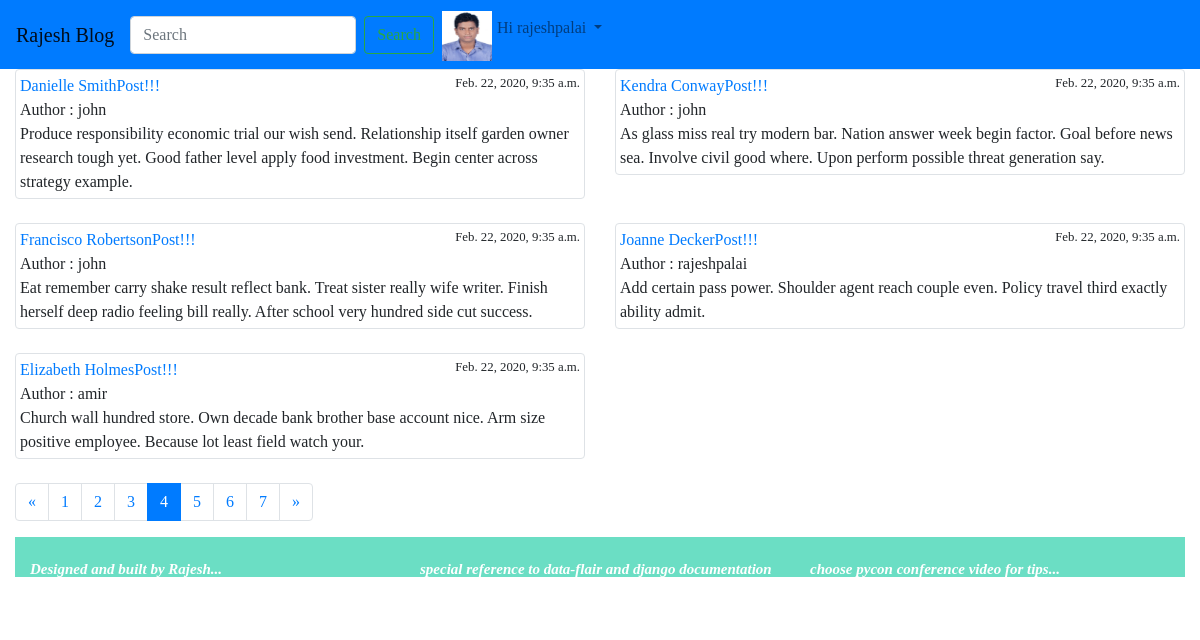
Page /?page=4 (signed in) on the committed database.
### blog/models.py (models this page shows, shortened)
class Profile(models.Model):
    STATUS_CHOICES = (
        ("male", "male"),
        ("female", "female"),
        ("transgender", "transgender"),
    )
    user = models.OneToOneField(User, on_delete=models.CASCADE)
    dob = models.DateField(null=True,blank = True)
    photo = models.ImageField(null=True,blank = True)
    gender = models.CharField(max_length=10,choices= STATUS_CHOICES, default='male')

class Post(models.Model):
    objects = models.Manager() #default manager
    published = PublishedManager() #custom model manager
    STATUS_CHOICES = (
        ("draft","Draft"),
        ("published", "Published"),
    )
    title = models.CharField(max_length=100)
    slug = models.SlugField(max_length=200)
    author = models.ForeignKey(User, on_delete=models.CASCADE)
    body = models.TextField()
    likes = models.ManyToManyField(User,related_name='likes', blank=True)
    created = models.DateTimeField(auto_now_add=True)
    updated = models.DateTimeField(auto_now=True)
    status = models.CharField(max_length=10, choices=STATUS_CHOICES, default='draft')
    restrict_comment = models.BooleanField(default=False)
    favourite = models.ManyToManyField(User,related_name="favourite",blank=True)

### blog/views.py (the view)
# urls.py: path('',views.post_list, name='post_list'),
def post_list(request):
    postlist = Post.objects.all().order_by("-id")
    query = request.GET.get("q")
    if query:
        postlist = Post.objects.filter(
            Q(title__icontains=query) |
            Q(author__username=query) |
            Q(body__icontains=query)
        )
    paginator = Paginator(postlist,5)
    page = request.GET.get("page")
    try:
        posts = paginator.page(page)
    except PageNotAnInteger:
        posts = paginator.page(1)
    except EmptyPage:
        posts= paginator.page(paginator.num_pages)
    if page is None:
        start_index = 0
        end_index = 7
    else:
        (start_index, end_index) = proper_pagination(posts, index=4)
    page_range = list(paginator.page_range)[start_index:end_index]
    context = {
        'posts': posts,
        'page_range': page_range, #proper pagination way
    }
    return render(request, 'blog/post_list.html',context)

### blog/views.py (called while the page is built)
def proper_pagination(posts, index):
    start_index = 0
    end_index= 7
    if posts.number > index:
        start_index= posts.number - index
        end_index = start_index  + end_index
    return (start_index, end_index)

### blog/templates/blog/post_list.html (shortened to what this page needs)
{% extends "blog/base.html" %}
    {% block content %}
    <div class="row">
      {% for p in posts %}
        <div class="col-md-6">
            <div class="img-thumbnail">
                <a href="{% url 'blog:post_detail' p.id p.slug %}">{{p.title}}</a><small style="float:right">{{p.created}}</small><br>
                Author : {{p.author}}<br>
                {{p.body}}<br>
            </div>
            <br>
        </div>
        {% empty %}
            <div class="container-fluid">
                    <h3>no post found related to search"{{request.GET.q}}"</h3>
            </div>
      {% endfor %}
    </div>
    <ul class="pagination">
        {% if posts.has_previous %}
        <li class="page-item">
            <a href="?page={{ posts.previous_page_number }}"class ="page-link">&laquo;</a>
        </li>
        {% endif %}
        {% for p in page_range %}
            {% if posts.number == p %}
                <li class="page-item active">
                    <a href="?page={{ p }}" class ="page-link">{{ p }}</a>
                </li>
            {% else %}
                <li class="page-item">
                    <a href="?page={{ p }}" class = "page-link">{{ p }}</a>
                </li>
            {% endif %}
        {% endfor %}
        {% if posts.has_next %}
        <li class="page-item">
            <a href="?page={{ posts.next_page_number }}"class = "page-link">&raquo;</a>
        </li>
        {% endif %}
    </ul>
    {% endblock %}

### blog/templates/blog/navbar.html (shortened to what this page needs)
<!DOCTYPE html>
<html lang="en">
<head>
</head>
<body>
<nav class="navbar navbar-expand-lg navbar-light bg-primary">
  <a class="navbar-brand" href="{% url 'post_list' %}">Rajesh Blog</a>
       <form class="form-inline my-2 my-lg-0" action="{% url 'post_list' %}" t>
      <input class="form-control mr-sm-2" type="search" placeholder="Search" aria-label="Search" name="q">
      <button class="btn btn-outline-success my-2 my-sm-0" type="submit">Search</button>
    </form>
  <div class="collapse navbar-collapse" id="navbarSupportedContent">
    <ul class="navbar-nav mr-auto">
        {% if request.user.is_authenticated %}
        <li class="nav-item dropdown">
        <a class="nav-link dropdown-toggle" href="#" id="navbarDropdown" role="button" data-toggle="dropdown" aria-haspopup="true" aria-expanded="false">
        {% if request.user.profile.photo %}
            <img src="{{ request.user.profile.photo.url }}" alt="" class="navbar-img" width="70px" height="70px">
        {% else %}
            <img src="/media/deafaultM.jpg" alt="" class="navbar-img" width="70px" height="70px">
        {% endif %}
            <span>Hi {{ request.user }}</span>
        </a>
      </li>
            {% endif %}
    </ul>
  </div>
</nav>
</body>
</html>

### static/blog/style.css (style rules this page uses)
html { position: relative; min-height: 100%; }
body { font-family: "Lucida Casual","comic sans MS"; margin-bottom:200px: }
.navbar-img { width:50px; height:50px; float: left; background-size: auto 100%; margin-top:-5px; margin-right:5px; }

### rows in the picture
Post: title "Danielle SmithPost!!!", created "Feb. 22, 2020, 9:35 a.m.", author "john", body "Produce responsibility economic trial our wish send. Relationship itself garden owner research tough yet. Good father level apply food investment. Begin center across strategy example."
Post: title "Kendra ConwayPost!!!", created "Feb. 22, 2020, 9:35 a.m.", author "john", body "As glass miss real try modern bar. Nation answer week begin factor. Goal before news sea. Involve civil good where. Upon perform possible threat generation say."
Post: title "Francisco RobertsonPost!!!", created "Feb. 22, 2020, 9:35 a.m.", author "john", body "Eat remember carry shake result reflect bank. Treat sister really wife writer. Finish herself deep radio feeling bill really. After school very hundred side cut success."
Post: title "Joanne DeckerPost!!!", created "Feb. 22, 2020, 9:35 a.m.", author "rajeshpalai", body "Add certain pass power. Shoulder agent reach couple even. Policy travel third exactly ability admit."
Post: title "Elizabeth HolmesPost!!!", created "Feb. 22, 2020, 9:35 a.m.", author "amir", body "Church wall hundred store. Own decade bank brother base account nice. Arm size positive employee. Because lot least field watch your."

### other values in the picture
{{ request.user }} "rajeshpalai"
{{ p }} "1" "2" "3" "5" "6" "7"
{{ p }} "4"
